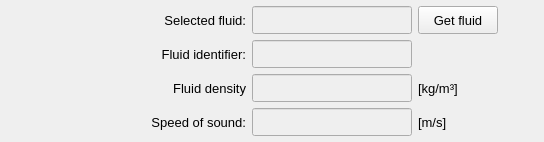
                   <widget class="QFrame" name="frame_fluid_info">
                    <property name="maximumSize">
                     <size>
                      <width>16777215</width>
                      <height>160</height>
                     </size>
                    </property>
                    <property name="frameShape">
                     <enum>QFrame::Shape::NoFrame</enum>
                    </property>
                    <property name="frameShadow">
                     <enum>QFrame::Shadow::Raised</enum>
                    </property>
                    <layout class="QGridLayout" name="gridLayout_18">
                     <property name="leftMargin">
                      <number>6</number>
                     </property>
                     <property name="topMargin">
                      <number>6</number>
                     </property>
                     <property name="rightMargin">
                      <number>6</number>
                     </property>
                     <property name="bottomMargin">
                      <number>6</number>
                     </property>
                     <item row="0" column="3">
                      <widget class="QPushButton" name="pushButton_get_fluid">
                       <property name="minimumSize">
                        <size>
                         <width>80</width>
                         <height>28</height>
                        </size>
                       </property>
                       <property name="maximumSize">
                        <size>
                         <width>80</width>
                         <height>28</height>
                        </size>
                       </property>
                       <property name="font">
                        <font>
                         <pointsize>10</pointsize>
                        </font>
                       </property>
                       <property name="text">
                        <string>Get fluid</string>
                       </property>
                       <property name="autoDefault">
                        <bool>false</bool>
                       </property>
                      </widget>
                     </item>
                     <item row="2" column="1">
                      <widget class="QLabel" name="label_36">
                       <property name="minimumSize">
                        <size>
                         <width>200</width>
                         <height>28</height>
                        </size>
                       </property>
                       <property name="maximumSize">
                        <size>
                         <width>200</width>
                         <height>28</height>
                        </size>
                       </property>
                       <property name="font">
                        <font>
                         <pointsize>10</pointsize>
                        </font>
                       </property>
                       <property name="text">
                        <string>Fluid density</string>
                       </property>
                       <property name="alignment">
                        <set>Qt::AlignmentFlag::AlignRight|Qt::AlignmentFlag::AlignTrailing|Qt::AlignmentFlag::AlignVCenter</set>
                       </property>
                      </widget>
                     </item>
                     <item row="0" column="2">
                      <widget class="QLineEdit" name="lineEdit_selected_fluid">
                       <property name="enabled">
                        <bool>false</bool>
                       </property>
                       <property name="minimumSize">
                        <size>
                         <width>160</width>
                         <height>28</height>
                        </size>
                       </property>
                       <property name="maximumSize">
                        <size>
                         <width>200</width>
                         <height>28</height>
                        </size>
                       </property>
                       <property name="font">
                        <font>
                         <pointsize>10</pointsize>
                        </font>
                       </property>
                       <property name="focusPolicy">
                        <enum>Qt::FocusPolicy::ClickFocus</enum>
                       </property>
                       <property name="styleSheet">
                        <string notr="true"/>
                       </property>
                       <property name="text">
                        <string/>
                       </property>
                       <property name="alignment">
                        <set>Qt::AlignmentFlag::AlignCenter</set>
                       </property>
                      </widget>
                     </item>
                     <item row="3" column="2">
                      <widget class="QLineEdit" name="lineEdit_speed_of_sound">
                       <property name="enabled">
                        <bool>false</bool>
                       </property>
                       <property name="minimumSize">
                        <size>
                         <width>160</width>
                         <height>28</height>
                        </size>
                       </property>
                       <property name="maximumSize">
                        <size>
                         <width>200</width>
                         <height>28</height>
                        </size>
                       </property>
                       <property name="font">
                        <font>
                         <pointsize>10</pointsize>
                        </font>
                       </property>
                       <property name="focusPolicy">
                        <enum>Qt::FocusPolicy::ClickFocus</enum>
                       </property>
                       <property name="styleSheet">
                        <string notr="true"/>
                       </property>
                       <property name="text">
                        <string/>
                       </property>
                       <property name="alignment">
                        <set>Qt::AlignmentFlag::AlignCenter</set>
                       </property>
                      </widget>
                     </item>
                     <item row="2" column="2">
                      <widget class="QLineEdit" name="lineEdit_fluid_density">
                       <property name="enabled">
                        <bool>false</bool>
                       </property>
                       <property name="minimumSize">
                        <size>
                         <width>160</width>
                         <height>28</height>
                        </size>
                       </property>
                       <property name="maximumSize">
                        <size>
                         <width>200</width>
                         <height>28</height>
                        </size>
                       </property>
                       <property name="font">
                        <font>
                         <pointsize>10</pointsize>
                        </font>
                       </property>
                       <property name="focusPolicy">
                        <enum>Qt::FocusPolicy::ClickFocus</enum>
                       </property>
                       <property name="styleSheet">
                        <string notr="true"/>
                       </property>
                       <property name="text">
                        <string/>
                       </property>
                       <property name="alignment">
                        <set>Qt::AlignmentFlag::AlignCenter</set>
                       </property>
                      </widget>
                     </item>
                     <item row="0" column="1">
                      <widget class="QLabel" name="label_31">
                       <property name="minimumSize">
                        <size>
                         <width>200</width>
                         <height>28</height>
                        </size>
                       </property>
                       <property name="maximumSize">
                        <size>
                         <width>200</width>
                         <height>28</height>
                        </size>
                       </property>
                       <property name="font">
                        <font>
                         <pointsize>10</pointsize>
                        </font>
                       </property>
                       <property name="text">
                        <string>Selected fluid:</string>
                       </property>
                       <property name="alignment">
                        <set>Qt::AlignmentFlag::AlignRight|Qt::AlignmentFlag::AlignTrailing|Qt::AlignmentFlag::AlignVCenter</set>
                       </property>
                      </widget>
                     </item>
                     <item row="2" column="3">
                      <widget class="QLabel" name="label_48">
                       <property name="minimumSize">
                        <size>
                         <width>0</width>
                         <height>28</height>
                        </size>
                       </property>
                       <property name="maximumSize">
                        <size>
                         <width>16777215</width>
                         <height>28</height>
                        </size>
                       </property>
                       <property name="font">
                        <font>
                         <pointsize>10</pointsize>
                        </font>
                       </property>
                       <property name="text">
                        <string>[kg/m³]</string>
                       </property>
                       <property name="alignment">
                        <set>Qt::AlignmentFlag::AlignLeading|Qt::AlignmentFlag::AlignLeft|Qt::AlignmentFlag::AlignVCenter</set>
                       </property>
                      </widget>
                     </item>
                     <item row="0" column="4">
                      <spacer name="horizontalSpacer_18">
                       <property name="orientation">
                        <enum>Qt::Orientation::Horizontal</enum>
                       </property>
                       <property name="sizeHint" stdset="0">
                        <size>
                         <width>40</width>
                         <height>20</height>
                        </size>
                       </property>
                      </spacer>
                     </item>
                     <item row="0" column="0">
                      <spacer name="horizontalSpacer_14">
                       <property name="orientation">
                        <enum>Qt::Orientation::Horizontal</enum>
                       </property>
                       <property name="sizeHint" stdset="0">
                        <size>
                         <width>40</width>
                         <height>20</height>
                        </size>
                       </property>
                      </spacer>
                     </item>
                     <item row="3" column="1">
                      <widget class="QLabel" name="label_47">
                       <property name="minimumSize">
                        <size>
                         <width>200</width>
                         <height>28</height>
                        </size>
                       </property>
                       <property name="maximumSize">
                        <size>
                         <width>200</width>
                         <height>28</height>
                        </size>
                       </property>
                       <property name="font">
                        <font>
                         <pointsize>10</pointsize>
                        </font>
                       </property>
                       <property name="text">
                        <string>Speed of sound:</string>
                       </property>
                       <property name="alignment">
                        <set>Qt::AlignmentFlag::AlignRight|Qt::AlignmentFlag::AlignTrailing|Qt::AlignmentFlag::AlignVCenter</set>
                       </property>
                      </widget>
                     </item>
                     <item row="3" column="3">
                      <widget class="QLabel" name="label_49">
                       <property name="minimumSize">
                        <size>
                         <width>0</width>
                         <height>28</height>
                        </size>
                       </property>
                       <property name="maximumSize">
                        <size>
                         <width>16777215</width>
                         <height>28</height>
                        </size>
                       </property>
                       <property name="font">
                        <font>
                         <pointsize>10</pointsize>
                        </font>
                       </property>
                       <property name="text">
                        <string>[m/s]</string>
                       </property>
                       <property name="alignment">
                        <set>Qt::AlignmentFlag::AlignLeading|Qt::AlignmentFlag::AlignLeft|Qt::AlignmentFlag::AlignVCenter</set>
                       </property>
                      </widget>
                     </item>
                     <item row="1" column="1">
                      <widget class="QLabel" name="label_37">
                       <property name="minimumSize">
                        <size>
                         <width>200</width>
                         <height>28</height>
                        </size>
                       </property>
                       <property name="maximumSize">
                        <size>
                         <width>200</width>
                         <height>28</height>
                        </size>
                       </property>
                       <property name="font">
                        <font>
                         <pointsize>10</pointsize>
                        </font>
                       </property>
                       <property name="text">
                        <string>Fluid identifier:</string>
                       </property>
                       <property name="alignment">
                        <set>Qt::AlignmentFlag::AlignRight|Qt::AlignmentFlag::AlignTrailing|Qt::AlignmentFlag::AlignVCenter</set>
                       </property>
                      </widget>
                     </item>
                     <item row="1" column="2">
                      <widget class="QLineEdit" name="lineEdit_fluid_identifier">
                       <property name="enabled">
                        <bool>false</bool>
                       </property>
                       <property name="minimumSize">
                        <size>
                         <width>160</width>
                         <height>28</height>
                        </size>
                       </property>
                       <property name="maximumSize">
                        <size>
                         <width>200</width>
                         <height>28</height>
                        </size>
                       </property>
                       <property name="font">
                        <font>
                         <pointsize>10</pointsize>
                        </font>
                       </property>
                       <property name="focusPolicy">
                        <enum>Qt::FocusPolicy::ClickFocus</enum>
                       </property>
                       <property name="styleSheet">
                        <string notr="true"/>
                       </property>
                       <property name="text">
                        <string/>
                       </property>
                       <property name="alignment">
                        <set>Qt::AlignmentFlag::AlignCenter</set>
                       </property>
                      </widget>
                     </item>
                    </layout>
                   </widget>
